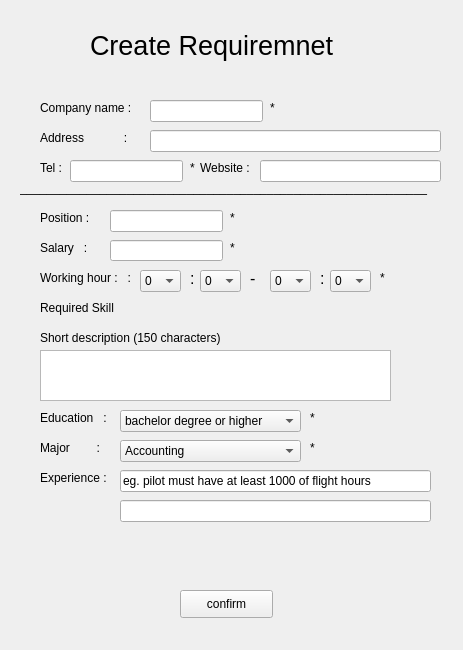
<?xml version="1.0" encoding="UTF-8"?>
<ui version="4.0">
 <class>Form</class>
 <widget class="QWidget" name="Form">
  <property name="geometry">
   <rect>
    <x>0</x>
    <y>0</y>
    <width>463</width>
    <height>650</height>
   </rect>
  </property>
  <property name="windowTitle">
   <string>Form</string>
  </property>
  <widget class="QLabel" name="label">
   <property name="geometry">
    <rect>
     <x>90</x>
     <y>10</y>
     <width>301</width>
     <height>71</height>
    </rect>
   </property>
   <property name="font">
    <font>
     <pointsize>20</pointsize>
    </font>
   </property>
   <property name="text">
    <string>Create Requiremnet</string>
   </property>
  </widget>
  <widget class="QLabel" name="label_2">
   <property name="geometry">
    <rect>
     <x>40</x>
     <y>100</y>
     <width>111</width>
     <height>16</height>
    </rect>
   </property>
   <property name="text">
    <string>Company name :</string>
   </property>
  </widget>
  <widget class="QLabel" name="label_3">
   <property name="geometry">
    <rect>
     <x>40</x>
     <y>160</y>
     <width>31</width>
     <height>16</height>
    </rect>
   </property>
   <property name="text">
    <string>Tel :</string>
   </property>
  </widget>
  <widget class="QLabel" name="label_4">
   <property name="geometry">
    <rect>
     <x>200</x>
     <y>160</y>
     <width>61</width>
     <height>16</height>
    </rect>
   </property>
   <property name="text">
    <string>Website :</string>
   </property>
  </widget>
  <widget class="QLabel" name="label_5">
   <property name="geometry">
    <rect>
     <x>40</x>
     <y>240</y>
     <width>61</width>
     <height>16</height>
    </rect>
   </property>
   <property name="text">
    <string>Salary   :</string>
   </property>
  </widget>
  <widget class="QLabel" name="label_6">
   <property name="geometry">
    <rect>
     <x>40</x>
     <y>210</y>
     <width>61</width>
     <height>16</height>
    </rect>
   </property>
   <property name="text">
    <string>Position :</string>
   </property>
  </widget>
  <widget class="QLabel" name="label_7">
   <property name="geometry">
    <rect>
     <x>20</x>
     <y>180</y>
     <width>431</width>
     <height>16</height>
    </rect>
   </property>
   <property name="text">
    <string>_____________________________________________________________</string>
   </property>
  </widget>
  <widget class="QLabel" name="label_8">
   <property name="geometry">
    <rect>
     <x>40</x>
     <y>270</y>
     <width>91</width>
     <height>16</height>
    </rect>
   </property>
   <property name="text">
    <string>Working hour :   :</string>
   </property>
  </widget>
  <widget class="QLabel" name="label_9">
   <property name="geometry">
    <rect>
     <x>40</x>
     <y>130</y>
     <width>101</width>
     <height>16</height>
    </rect>
   </property>
   <property name="text">
    <string>Address            :</string>
   </property>
  </widget>
  <widget class="QLabel" name="label_10">
   <property name="geometry">
    <rect>
     <x>40</x>
     <y>330</y>
     <width>201</width>
     <height>16</height>
    </rect>
   </property>
   <property name="text">
    <string>Short description (150 characters)</string>
   </property>
  </widget>
  <widget class="QTextEdit" name="textEdit_description">
   <property name="geometry">
    <rect>
     <x>40</x>
     <y>350</y>
     <width>351</width>
     <height>51</height>
    </rect>
   </property>
  </widget>
  <widget class="QLabel" name="label_11">
   <property name="geometry">
    <rect>
     <x>40</x>
     <y>410</y>
     <width>81</width>
     <height>16</height>
    </rect>
   </property>
   <property name="text">
    <string>Education   :</string>
   </property>
  </widget>
  <widget class="QLabel" name="label_12">
   <property name="geometry">
    <rect>
     <x>40</x>
     <y>470</y>
     <width>81</width>
     <height>16</height>
    </rect>
   </property>
   <property name="text">
    <string>Experience :</string>
   </property>
  </widget>
  <widget class="QPushButton" name="pushButton">
   <property name="geometry">
    <rect>
     <x>180</x>
     <y>590</y>
     <width>93</width>
     <height>28</height>
    </rect>
   </property>
   <property name="text">
    <string>confirm</string>
   </property>
  </widget>
  <widget class="QLabel" name="warning_label">
   <property name="geometry">
    <rect>
     <x>50</x>
     <y>540</y>
     <width>371</width>
     <height>41</height>
    </rect>
   </property>
   <property name="text">
    <string/>
   </property>
  </widget>
  <widget class="QLineEdit" name="lineEdit_company">
   <property name="geometry">
    <rect>
     <x>150</x>
     <y>100</y>
     <width>113</width>
     <height>22</height>
    </rect>
   </property>
  </widget>
  <widget class="QLineEdit" name="lineEdit_address">
   <property name="geometry">
    <rect>
     <x>150</x>
     <y>130</y>
     <width>291</width>
     <height>22</height>
    </rect>
   </property>
  </widget>
  <widget class="QLineEdit" name="lineEdit_tel">
   <property name="geometry">
    <rect>
     <x>70</x>
     <y>160</y>
     <width>113</width>
     <height>22</height>
    </rect>
   </property>
  </widget>
  <widget class="QLineEdit" name="lineEdit_web">
   <property name="geometry">
    <rect>
     <x>260</x>
     <y>160</y>
     <width>181</width>
     <height>22</height>
    </rect>
   </property>
  </widget>
  <widget class="QLineEdit" name="lineEdit_salary">
   <property name="geometry">
    <rect>
     <x>110</x>
     <y>240</y>
     <width>113</width>
     <height>21</height>
    </rect>
   </property>
  </widget>
  <widget class="QLineEdit" name="lineEdit_position">
   <property name="geometry">
    <rect>
     <x>110</x>
     <y>210</y>
     <width>113</width>
     <height>22</height>
    </rect>
   </property>
  </widget>
  <widget class="QComboBox" name="start_h">
   <property name="geometry">
    <rect>
     <x>140</x>
     <y>270</y>
     <width>41</width>
     <height>22</height>
    </rect>
   </property>
   <item>
    <property name="text">
     <string>0</string>
    </property>
   </item>
   <item>
    <property name="text">
     <string>1</string>
    </property>
   </item>
   <item>
    <property name="text">
     <string>2</string>
    </property>
   </item>
   <item>
    <property name="text">
     <string>3</string>
    </property>
   </item>
   <item>
    <property name="text">
     <string>4</string>
    </property>
   </item>
   <item>
    <property name="text">
     <string>5</string>
    </property>
   </item>
   <item>
    <property name="text">
     <string>6</string>
    </property>
   </item>
   <item>
    <property name="text">
     <string>7</string>
    </property>
   </item>
   <item>
    <property name="text">
     <string>8</string>
    </property>
   </item>
   <item>
    <property name="text">
     <string>9</string>
    </property>
   </item>
   <item>
    <property name="text">
     <string>10</string>
    </property>
   </item>
   <item>
    <property name="text">
     <string>11</string>
    </property>
   </item>
   <item>
    <property name="text">
     <string>12</string>
    </property>
   </item>
   <item>
    <property name="text">
     <string>13</string>
    </property>
   </item>
   <item>
    <property name="text">
     <string>14</string>
    </property>
   </item>
   <item>
    <property name="text">
     <string>15</string>
    </property>
   </item>
   <item>
    <property name="text">
     <string>16</string>
    </property>
   </item>
   <item>
    <property name="text">
     <string>17</string>
    </property>
   </item>
   <item>
    <property name="text">
     <string>18</string>
    </property>
   </item>
   <item>
    <property name="text">
     <string>19</string>
    </property>
   </item>
   <item>
    <property name="text">
     <string>20</string>
    </property>
   </item>
   <item>
    <property name="text">
     <string>21</string>
    </property>
   </item>
   <item>
    <property name="text">
     <string>22</string>
    </property>
   </item>
   <item>
    <property name="text">
     <string>23</string>
    </property>
   </item>
  </widget>
  <widget class="QLabel" name="label_17">
   <property name="geometry">
    <rect>
     <x>250</x>
     <y>270</y>
     <width>21</width>
     <height>16</height>
    </rect>
   </property>
   <property name="font">
    <font>
     <pointsize>12</pointsize>
    </font>
   </property>
   <property name="text">
    <string>-</string>
   </property>
  </widget>
  <widget class="QComboBox" name="start_min">
   <property name="geometry">
    <rect>
     <x>200</x>
     <y>270</y>
     <width>41</width>
     <height>22</height>
    </rect>
   </property>
   <item>
    <property name="text">
     <string>0</string>
    </property>
   </item>
   <item>
    <property name="text">
     <string>1</string>
    </property>
   </item>
   <item>
    <property name="text">
     <string>2</string>
    </property>
   </item>
   <item>
    <property name="text">
     <string>3</string>
    </property>
   </item>
   <item>
    <property name="text">
     <string>4</string>
    </property>
   </item>
   <item>
    <property name="text">
     <string>5</string>
    </property>
   </item>
   <item>
    <property name="text">
     <string>6</string>
    </property>
   </item>
   <item>
    <property name="text">
     <string>7</string>
    </property>
   </item>
   <item>
    <property name="text">
     <string>8</string>
    </property>
   </item>
   <item>
    <property name="text">
     <string>9</string>
    </property>
   </item>
   <item>
    <property name="text">
     <string>10</string>
    </property>
   </item>
   <item>
    <property name="text">
     <string>11</string>
    </property>
   </item>
   <item>
    <property name="text">
     <string>12</string>
    </property>
   </item>
   <item>
    <property name="text">
     <string>13</string>
    </property>
   </item>
   <item>
    <property name="text">
     <string>14</string>
    </property>
   </item>
   <item>
    <property name="text">
     <string>15</string>
    </property>
   </item>
   <item>
    <property name="text">
     <string>16</string>
    </property>
   </item>
   <item>
    <property name="text">
     <string>17</string>
    </property>
   </item>
   <item>
    <property name="text">
     <string>18</string>
    </property>
   </item>
   <item>
    <property name="text">
     <string>19</string>
    </property>
   </item>
   <item>
    <property name="text">
     <string>20</string>
    </property>
   </item>
   <item>
    <property name="text">
     <string>21</string>
    </property>
   </item>
   <item>
    <property name="text">
     <string>22</string>
    </property>
   </item>
   <item>
    <property name="text">
     <string>23</string>
    </property>
   </item>
   <item>
    <property name="text">
     <string>24</string>
    </property>
   </item>
   <item>
    <property name="text">
     <string>25</string>
    </property>
   </item>
   <item>
    <property name="text">
     <string>26</string>
    </property>
   </item>
   <item>
    <property name="text">
     <string>27</string>
    </property>
   </item>
   <item>
    <property name="text">
     <string>28</string>
    </property>
   </item>
   <item>
    <property name="text">
     <string>29</string>
    </property>
   </item>
   <item>
    <property name="text">
     <string>30</string>
    </property>
   </item>
   <item>
    <property name="text">
     <string>31</string>
    </property>
   </item>
   <item>
    <property name="text">
     <string>32</string>
    </property>
   </item>
   <item>
    <property name="text">
     <string>33</string>
    </property>
   </item>
   <item>
    <property name="text">
     <string>34</string>
    </property>
   </item>
   <item>
    <property name="text">
     <string>35</string>
    </property>
   </item>
   <item>
    <property name="text">
     <string>36</string>
    </property>
   </item>
   <item>
    <property name="text">
     <string>37</string>
    </property>
   </item>
   <item>
    <property name="text">
     <string>38</string>
    </property>
   </item>
   <item>
    <property name="text">
     <string>39</string>
    </property>
   </item>
   <item>
    <property name="text">
     <string>40</string>
    </property>
   </item>
   <item>
    <property name="text">
     <string>41</string>
    </property>
   </item>
   <item>
    <property name="text">
     <string>42</string>
    </property>
   </item>
   <item>
    <property name="text">
     <string>43</string>
    </property>
   </item>
   <item>
    <property name="text">
     <string>44</string>
    </property>
   </item>
   <item>
    <property name="text">
     <string>45</string>
    </property>
   </item>
   <item>
    <property name="text">
     <string>46</string>
    </property>
   </item>
   <item>
    <property name="text">
     <string>47</string>
    </property>
   </item>
   <item>
    <property name="text">
     <string>48</string>
    </property>
   </item>
   <item>
    <property name="text">
     <string>49</string>
    </property>
   </item>
   <item>
    <property name="text">
     <string>50</string>
    </property>
   </item>
   <item>
    <property name="text">
     <string>51</string>
    </property>
   </item>
   <item>
    <property name="text">
     <string>52</string>
    </property>
   </item>
   <item>
    <property name="text">
     <string>53</string>
    </property>
   </item>
   <item>
    <property name="text">
     <string>54</string>
    </property>
   </item>
   <item>
    <property name="text">
     <string>55</string>
    </property>
   </item>
   <item>
    <property name="text">
     <string>56</string>
    </property>
   </item>
   <item>
    <property name="text">
     <string>57</string>
    </property>
   </item>
   <item>
    <property name="text">
     <string>58</string>
    </property>
   </item>
   <item>
    <property name="text">
     <string>59</string>
    </property>
   </item>
  </widget>
  <widget class="QLabel" name="label_18">
   <property name="geometry">
    <rect>
     <x>190</x>
     <y>270</y>
     <width>21</width>
     <height>16</height>
    </rect>
   </property>
   <property name="font">
    <font>
     <pointsize>12</pointsize>
    </font>
   </property>
   <property name="text">
    <string>:</string>
   </property>
  </widget>
  <widget class="QComboBox" name="comboBox_Degree">
   <property name="geometry">
    <rect>
     <x>120</x>
     <y>410</y>
     <width>181</width>
     <height>22</height>
    </rect>
   </property>
   <item>
    <property name="text">
     <string>bachelor degree or higher</string>
    </property>
   </item>
   <item>
    <property name="text">
     <string>master degree or higher</string>
    </property>
   </item>
   <item>
    <property name="text">
     <string>PHD</string>
    </property>
   </item>
  </widget>
  <widget class="QLineEdit" name="lineEdit_experience1">
   <property name="geometry">
    <rect>
     <x>120</x>
     <y>470</y>
     <width>311</width>
     <height>22</height>
    </rect>
   </property>
   <property name="text">
    <string>eg. pilot must have at least 1000 of flight hours</string>
   </property>
  </widget>
  <widget class="QLabel" name="label_13">
   <property name="geometry">
    <rect>
     <x>40</x>
     <y>300</y>
     <width>81</width>
     <height>16</height>
    </rect>
   </property>
   <property name="text">
    <string>Required Skill</string>
   </property>
  </widget>
  <widget class="QComboBox" name="finish_h">
   <property name="geometry">
    <rect>
     <x>270</x>
     <y>270</y>
     <width>41</width>
     <height>22</height>
    </rect>
   </property>
   <item>
    <property name="text">
     <string>0</string>
    </property>
   </item>
   <item>
    <property name="text">
     <string>1</string>
    </property>
   </item>
   <item>
    <property name="text">
     <string>2</string>
    </property>
   </item>
   <item>
    <property name="text">
     <string>3</string>
    </property>
   </item>
   <item>
    <property name="text">
     <string>4</string>
    </property>
   </item>
   <item>
    <property name="text">
     <string>5</string>
    </property>
   </item>
   <item>
    <property name="text">
     <string>6</string>
    </property>
   </item>
   <item>
    <property name="text">
     <string>7</string>
    </property>
   </item>
   <item>
    <property name="text">
     <string>8</string>
    </property>
   </item>
   <item>
    <property name="text">
     <string>9</string>
    </property>
   </item>
   <item>
    <property name="text">
     <string>10</string>
    </property>
   </item>
   <item>
    <property name="text">
     <string>11</string>
    </property>
   </item>
   <item>
    <property name="text">
     <string>12</string>
    </property>
   </item>
   <item>
    <property name="text">
     <string>13</string>
    </property>
   </item>
   <item>
    <property name="text">
     <string>14</string>
    </property>
   </item>
   <item>
    <property name="text">
     <string>15</string>
    </property>
   </item>
   <item>
    <property name="text">
     <string>16</string>
    </property>
   </item>
   <item>
    <property name="text">
     <string>17</string>
    </property>
   </item>
   <item>
    <property name="text">
     <string>18</string>
    </property>
   </item>
   <item>
    <property name="text">
     <string>19</string>
    </property>
   </item>
   <item>
    <property name="text">
     <string>20</string>
    </property>
   </item>
   <item>
    <property name="text">
     <string>21</string>
    </property>
   </item>
   <item>
    <property name="text">
     <string>22</string>
    </property>
   </item>
   <item>
    <property name="text">
     <string>23</string>
    </property>
   </item>
  </widget>
  <widget class="QLabel" name="label_19">
   <property name="geometry">
    <rect>
     <x>320</x>
     <y>270</y>
     <width>21</width>
     <height>16</height>
    </rect>
   </property>
   <property name="font">
    <font>
     <pointsize>12</pointsize>
    </font>
   </property>
   <property name="text">
    <string>:</string>
   </property>
  </widget>
  <widget class="QComboBox" name="finish_min">
   <property name="geometry">
    <rect>
     <x>330</x>
     <y>270</y>
     <width>41</width>
     <height>22</height>
    </rect>
   </property>
   <item>
    <property name="text">
     <string>0</string>
    </property>
   </item>
   <item>
    <property name="text">
     <string>1</string>
    </property>
   </item>
   <item>
    <property name="text">
     <string>2</string>
    </property>
   </item>
   <item>
    <property name="text">
     <string>3</string>
    </property>
   </item>
   <item>
    <property name="text">
     <string>4</string>
    </property>
   </item>
   <item>
    <property name="text">
     <string>5</string>
    </property>
   </item>
   <item>
    <property name="text">
     <string>6</string>
    </property>
   </item>
   <item>
    <property name="text">
     <string>7</string>
    </property>
   </item>
   <item>
    <property name="text">
     <string>8</string>
    </property>
   </item>
   <item>
    <property name="text">
     <string>9</string>
    </property>
   </item>
   <item>
    <property name="text">
     <string>10</string>
    </property>
   </item>
   <item>
    <property name="text">
     <string>11</string>
    </property>
   </item>
   <item>
    <property name="text">
     <string>12</string>
    </property>
   </item>
   <item>
    <property name="text">
     <string>13</string>
    </property>
   </item>
   <item>
    <property name="text">
     <string>14</string>
    </property>
   </item>
   <item>
    <property name="text">
     <string>15</string>
    </property>
   </item>
   <item>
    <property name="text">
     <string>16</string>
    </property>
   </item>
   <item>
    <property name="text">
     <string>17</string>
    </property>
   </item>
   <item>
    <property name="text">
     <string>18</string>
    </property>
   </item>
   <item>
    <property name="text">
     <string>19</string>
    </property>
   </item>
   <item>
    <property name="text">
     <string>20</string>
    </property>
   </item>
   <item>
    <property name="text">
     <string>21</string>
    </property>
   </item>
   <item>
    <property name="text">
     <string>22</string>
    </property>
   </item>
   <item>
    <property name="text">
     <string>23</string>
    </property>
   </item>
   <item>
    <property name="text">
     <string>24</string>
    </property>
   </item>
   <item>
    <property name="text">
     <string>25</string>
    </property>
   </item>
   <item>
    <property name="text">
     <string>26</string>
    </property>
   </item>
   <item>
    <property name="text">
     <string>27</string>
    </property>
   </item>
   <item>
    <property name="text">
     <string>28</string>
    </property>
   </item>
   <item>
    <property name="text">
     <string>29</string>
    </property>
   </item>
   <item>
    <property name="text">
     <string>30</string>
    </property>
   </item>
   <item>
    <property name="text">
     <string>31</string>
    </property>
   </item>
   <item>
    <property name="text">
     <string>32</string>
    </property>
   </item>
   <item>
    <property name="text">
     <string>33</string>
    </property>
   </item>
   <item>
    <property name="text">
     <string>34</string>
    </property>
   </item>
   <item>
    <property name="text">
     <string>35</string>
    </property>
   </item>
   <item>
    <property name="text">
     <string>36</string>
    </property>
   </item>
   <item>
    <property name="text">
     <string>37</string>
    </property>
   </item>
   <item>
    <property name="text">
     <string>38</string>
    </property>
   </item>
   <item>
    <property name="text">
     <string>39</string>
    </property>
   </item>
   <item>
    <property name="text">
     <string>40</string>
    </property>
   </item>
   <item>
    <property name="text">
     <string>41</string>
    </property>
   </item>
   <item>
    <property name="text">
     <string>42</string>
    </property>
   </item>
   <item>
    <property name="text">
     <string>43</string>
    </property>
   </item>
   <item>
    <property name="text">
     <string>44</string>
    </property>
   </item>
   <item>
    <property name="text">
     <string>45</string>
    </property>
   </item>
   <item>
    <property name="text">
     <string>46</string>
    </property>
   </item>
   <item>
    <property name="text">
     <string>47</string>
    </property>
   </item>
   <item>
    <property name="text">
     <string>48</string>
    </property>
   </item>
   <item>
    <property name="text">
     <string>49</string>
    </property>
   </item>
   <item>
    <property name="text">
     <string>50</string>
    </property>
   </item>
   <item>
    <property name="text">
     <string>51</string>
    </property>
   </item>
   <item>
    <property name="text">
     <string>52</string>
    </property>
   </item>
   <item>
    <property name="text">
     <string>53</string>
    </property>
   </item>
   <item>
    <property name="text">
     <string>54</string>
    </property>
   </item>
   <item>
    <property name="text">
     <string>55</string>
    </property>
   </item>
   <item>
    <property name="text">
     <string>56</string>
    </property>
   </item>
   <item>
    <property name="text">
     <string>57</string>
    </property>
   </item>
   <item>
    <property name="text">
     <string>58</string>
    </property>
   </item>
   <item>
    <property name="text">
     <string>59</string>
    </property>
   </item>
  </widget>
  <widget class="QComboBox" name="comboBox_major">
   <property name="geometry">
    <rect>
     <x>120</x>
     <y>440</y>
     <width>181</width>
     <height>22</height>
    </rect>
   </property>
   <item>
    <property name="text">
     <string>Accounting</string>
    </property>
   </item>
   <item>
    <property name="text">
     <string>Computer Science</string>
    </property>
   </item>
   <item>
    <property name="text">
     <string>Engineering</string>
    </property>
   </item>
   <item>
    <property name="text">
     <string>Business Administration</string>
    </property>
   </item>
   <item>
    <property name="text">
     <string>Sociology/Social Work</string>
    </property>
   </item>
   <item>
    <property name="text">
     <string>Mathematics/Statistics</string>
    </property>
   </item>
   <item>
    <property name="text">
     <string>Psychology</string>
    </property>
   </item>
   <item>
    <property name="text">
     <string>History/Political Science</string>
    </property>
   </item>
   <item>
    <property name="text">
     <string>Healthcare</string>
    </property>
   </item>
   <item>
    <property name="text">
     <string>Education</string>
    </property>
   </item>
   <item>
    <property name="text">
     <string>Environmental Science</string>
    </property>
   </item>
   <item>
    <property name="text">
     <string>Visual &amp; Performing Arts</string>
    </property>
   </item>
  </widget>
  <widget class="QLabel" name="label_14">
   <property name="geometry">
    <rect>
     <x>40</x>
     <y>440</y>
     <width>81</width>
     <height>16</height>
    </rect>
   </property>
   <property name="text">
    <string>Major        :</string>
   </property>
  </widget>
  <widget class="QLineEdit" name="lineEdit_experience2">
   <property name="geometry">
    <rect>
     <x>120</x>
     <y>500</y>
     <width>311</width>
     <height>22</height>
    </rect>
   </property>
  </widget>
  <widget class="QLabel" name="label_25">
   <property name="geometry">
    <rect>
     <x>270</x>
     <y>100</y>
     <width>16</width>
     <height>16</height>
    </rect>
   </property>
   <property name="text">
    <string>*</string>
   </property>
  </widget>
  <widget class="QLabel" name="label_26">
   <property name="geometry">
    <rect>
     <x>190</x>
     <y>160</y>
     <width>16</width>
     <height>16</height>
    </rect>
   </property>
   <property name="text">
    <string>*</string>
   </property>
  </widget>
  <widget class="QLabel" name="label_27">
   <property name="geometry">
    <rect>
     <x>230</x>
     <y>210</y>
     <width>16</width>
     <height>16</height>
    </rect>
   </property>
   <property name="text">
    <string>*</string>
   </property>
  </widget>
  <widget class="QLabel" name="label_28">
   <property name="geometry">
    <rect>
     <x>230</x>
     <y>240</y>
     <width>16</width>
     <height>16</height>
    </rect>
   </property>
   <property name="text">
    <string>*</string>
   </property>
  </widget>
  <widget class="QLabel" name="label_29">
   <property name="geometry">
    <rect>
     <x>380</x>
     <y>270</y>
     <width>16</width>
     <height>16</height>
    </rect>
   </property>
   <property name="text">
    <string>*</string>
   </property>
  </widget>
  <widget class="QLabel" name="label_30">
   <property name="geometry">
    <rect>
     <x>310</x>
     <y>410</y>
     <width>16</width>
     <height>16</height>
    </rect>
   </property>
   <property name="text">
    <string>*</string>
   </property>
  </widget>
  <widget class="QLabel" name="label_31">
   <property name="geometry">
    <rect>
     <x>310</x>
     <y>440</y>
     <width>16</width>
     <height>16</height>
    </rect>
   </property>
   <property name="text">
    <string>*</string>
   </property>
  </widget>
 </widget>
 <resources/>
 <connections/>
</ui>
